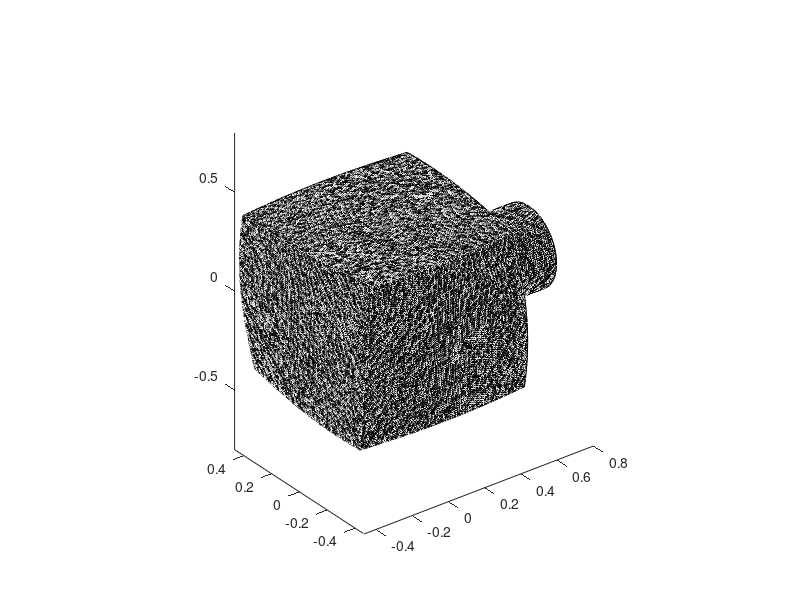

MATLAB code for this plot: (Note: this script raises an error after producing the figure.)
clc; clear; close all

tri = importdata('tri.dat');
xyz = importdata('xyz.dat');
v2h = importdata('mv2h.dat');
twin = importdata('mtwin.dat');

figure('units','normalized','position',[.15 .15 .7 .7]);
hold on

trisurf(tri, xyz(:,1), xyz(:,2), xyz(:,3), ...
    'facecolor', 'w', 'specularstrength', 0, 'edgecolor', 'k');

% l = find(min(twin,[],2) < 1);
% l = find(v2h < 1);
% plot3(xyz(l,1), xyz(l,2), xyz(l,3), 'r.');

l = [];
for i = 1:size(twin,1)
    b = sum(xyz(tri(i,:),:),1) / 3.0;
    for j = 1:3
        if twin(i,2*j) < 1
            l = [l; [j,i]];
            e = tri(i,[j, 1+mod(j,3)])
            a = xyz(e(1),:);
            v = xyz(e(2),:) - a;
            m = a + 0.5*v;
            a = a + 0.05 * (b - m) + 0.05 * v;
            v = 0.9*v;
            quiver3(a(1), a(2), a(3), v(1), v(2), v(3), 0, 'r', 'maxheadsize', 1);
        end
    end
end
l


axis image vis3d
view(3)
camproj('persp');
if 1
    [azl,ell] = deal( 120, 60 );
    [xl,yl,zl] = sph2cart( pi()*azl/180, pi()*ell/180, 10 );
    light( 'style', 'infinite', 'position', [xl,yl,zl] );
    light( 'style', 'infinite', 'position', [-xl,-yl,-0.5*zl], 'color', 0.7*[1,1,1] );
end

% return

nt = size(tri,1);
nv = size(xyz,1);

j = 40;%randi(nv);
% j = l(randi(length(l)));

h = v2h(j,:);
kv = [];
kf = [];
while 1
    % face
    kf = [kf, h(2)];
    % destination
    dest = tri(h(2), 1+mod(h(1),3));
    kv = [kv, dest];
    % previous (ingoing)
    h(1) = 1 + mod(h(1)+3-2,3);
    % twin (outgoing)
    h = twin(h(2),2*h(1)-[1,0]);
    if all(h == v2h(j,:)) || any(h == 0)
        break
    end
end

l = [j,kv];
aabb = zeros(1,6);
aabb(1:2:5) = min(xyz(l,:),[],1);
aabb(2:2:6) = max(xyz(l,:),[],1);
rng = aabb(2:2:6) - aabb(1:2:5);
rng = max(rng, 0.1*max(rng));
aabb(1:2:5) = aabb(1:2:5) - rng;
aabb(2:2:6) = aabb(2:2:6) + rng;


nor = zeros(1,3);
for f = kf
    nor = cross(xyz(tri(f,2),:) - xyz(tri(f,1),:), xyz(tri(f,3),:) - xyz(tri(f,1),:));
end
nor = 0.4 * norm(rng) * nor / norm(nor);



figure('units','normalized','position',[.15 .15 .7 .7]);
hold on

trisurf(tri, xyz(:,1), xyz(:,2), xyz(:,3), ...
    'facecolor', 'w', 'specularstrength', 0, 'edgecolor', 'k');

plot3(xyz(j,1), xyz(j,2), xyz(j,3), 'r.');
for i = 1:length(kv)
    a = xyz(kv(i),:);
    b = xyz(kv(1+mod(i,length(kv))),:);
    v = b - a;
    quiver3(a(1), a(2), a(3), v(1), v(2), v(3), 0, 'r', 'maxheadsize', 1);
end

quiver3(xyz(j,1), xyz(j,2), xyz(j,3), nor(1), nor(2), nor(3), 0, 'b', 'maxheadsize', 1);

trisurf(tri(kf,:), xyz(:,1), xyz(:,2), xyz(:,3), ...
    'facecolor', 'y', 'specularstrength', 0, 'edgecolor', 'none');
for i = 1:length(kf)
    fi = kf(i);
    
    a = sum(xyz(tri(kf(i),:),:),1) / 3.0;
    b = sum(xyz(tri(kf(1+mod(i,length(kf))),:),:),1) / 3.0;
    v = b - a;
    quiver3(a(1), a(2), a(3), v(1), v(2), v(3), 0, 'g', 'maxheadsize', 1);
end

% axis image vis3d
axis(aabb);
daspect([1,1,1]);
axis vis3d
view(3)
camproj('persp');
if 1
    [azl,ell] = deal( 120, 60 );
    [xl,yl,zl] = sph2cart( pi()*azl/180, pi()*ell/180, 10 );
    light( 'style', 'infinite', 'position', [xl,yl,zl] );
    light( 'style', 'infinite', 'position', [-xl,-yl,-0.5*zl], 'color', 0.7*[1,1,1] );
end